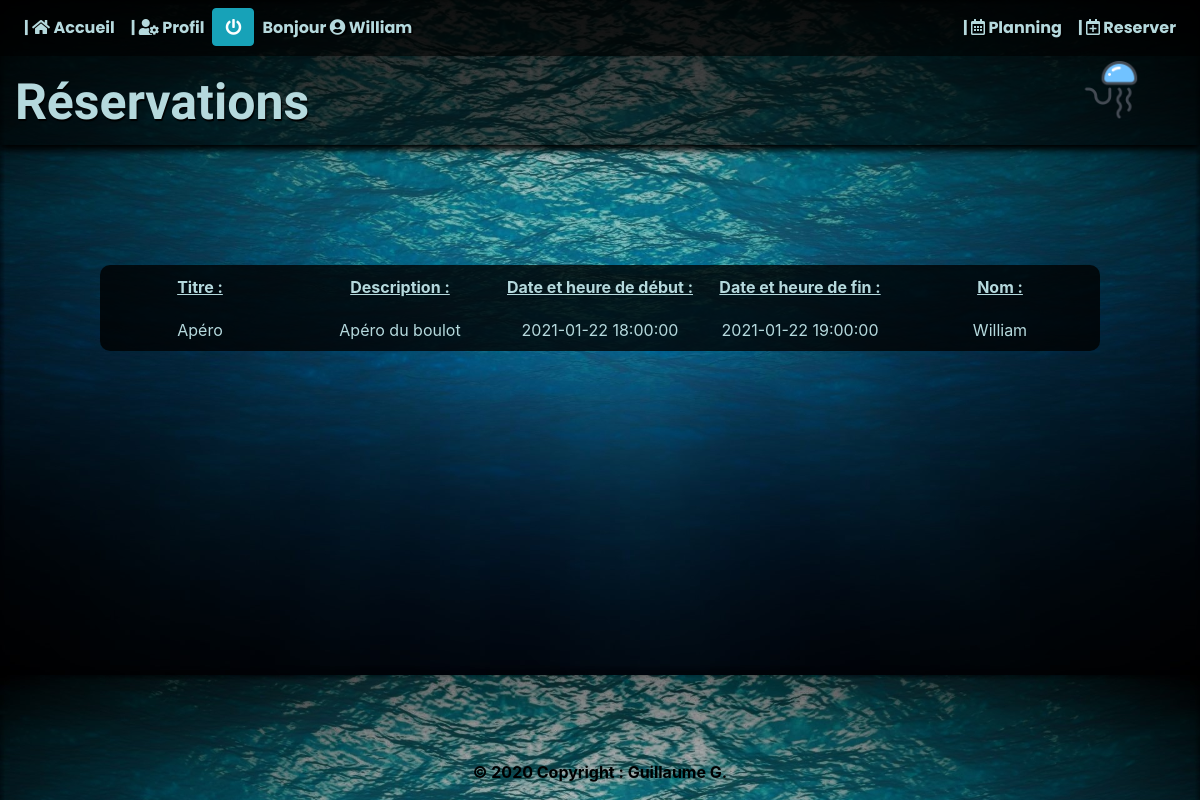
/pages/reservation.php?id=150 (signed in), run on the app's committed database.
### tables this page shows
CREATE TABLE IF NOT EXISTS `reservations` (
  `id` int(11) NOT NULL AUTO_INCREMENT,
  `titre` varchar(255) NOT NULL,
  `description` text NOT NULL,
  `debut` datetime NOT NULL,
  `fin` datetime NOT NULL,
  `id_utilisateur` int(11) NOT NULL,
  PRIMARY KEY (`id`)
);

### require/php/Database.php (called while the page is built)
<?php
class Database{
    private static $instance = NULL;
    public static function getPdo(){
        if(self::$instance === NULL){
            try{
                self::$instance = new PDO('mysql:host=localhost; dbname=reservationsalles', 'root', '');
            }
            catch (PDOException $e){
                print 'Erreur :' . $e -> getMessage();
                die();
            }
        }
        return self::$instance;
    }
}

### require/php/Modele.php (called while the page is built, shortened)
<?php
require_once('Database.php');
abstract class Modele{
    public function __construct(){
        $this->db = Database::getPdo();
    }
}

### require/php/reservations.php (called while the page is built, shortened)
<?php
require_once('Modele.php');
class Event extends Modele{
    public function affichageContenu(){
        $id = $_GET['id'];
        $affichage2 = $this->db->prepare("SELECT titre, description, debut, fin FROM reservations WHERE id = :id");
        $affichage2->execute(["id"=>$id]);
        $result2= $affichage2->fetchAll(PDO::FETCH_ASSOC);
        return $result2;
    }
}
?>

### pages/reservation.php (the view, shortened to what this page needs)
<?php
require('../require/html/header.php');
require('../require/php/reservations.php');
?>
<main>
    <table>
        <thead>
            <tr>
                <th>Titre :</th><th>Description :</th><th>Date et heure de début :</th><th>Date et heure de fin :</th><th>Nom :</th>
            </tr>
        </thead>
        <tbody>
            <tr>
            <?php
                $reservations = new Event();
                $contain = $reservations->affichageContenu();
                foreach ($contain as $result){
                    foreach ($result as $key => $value){
                        echo '<td>' .$value.'</td>';
                    }
                }
            ?>
            <td><?php echo ucfirst($_SESSION['login']) ?></td>
            </tr>
        </tbody>
    </table>
</main>
<?php require('../require/html/footer.php'); ?>

### css/header.css (style rules this page uses)
* { margin: 0; padding: 0; box-sizing: border-box; }
html { scroll-behavior: smooth; }

### css/reservation.css (style rules this page uses)
body { background-image: url('../images/bg.jpg'); background-size: cover; }
table { margin :auto; margin-top: 10%; color : #b5d9dd; background: rgba(0, 0, 0, 0.8); border-radius: 10px; }
th { text-align: center; text-decoration: underline; }
td { text-align: center; width: 200px; }
tr { height: 43px; }

### data on the page
reservations: titre "Apéro", description "Apéro du boulot", debut "2021-01-22 18:00:00", fin "2021-01-22 19:00:00"

### other printed values
$_SESSION['login'] "William"
$title "Réservations"
